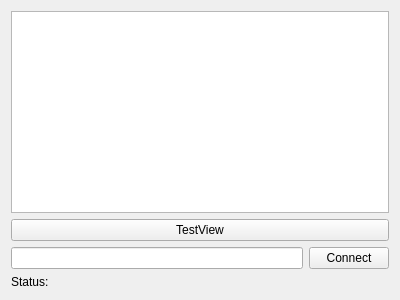
<?xml version="1.0" encoding="UTF-8"?>
<ui version="4.0">
 <class>Form</class>
 <widget class="QWidget" name="Form">
  <property name="geometry">
   <rect>
    <x>0</x>
    <y>0</y>
    <width>400</width>
    <height>300</height>
   </rect>
  </property>
  <property name="windowTitle">
   <string>Form</string>
  </property>
  <layout class="QVBoxLayout" name="verticalLayout">
   <item>
    <widget class="GLViewWidget" name="graphicsViewStreamingData">
     <property name="sizePolicy">
      <sizepolicy hsizetype="MinimumExpanding" vsizetype="MinimumExpanding">
       <horstretch>0</horstretch>
       <verstretch>0</verstretch>
      </sizepolicy>
     </property>
    </widget>
   </item>
   <item>
    <widget class="QPushButton" name="buttonTestView">
     <property name="text">
      <string>TestView</string>
     </property>
    </widget>
   </item>
   <item>
    <layout class="QHBoxLayout" name="horizontalLayoutConnect">
     <item>
      <widget class="QLineEdit" name="textBoxPublisherAddress"/>
     </item>
     <item>
      <widget class="QPushButton" name="buttonConnectPublisher">
       <property name="text">
        <string>Connect</string>
       </property>
       <property name="default">
        <bool>false</bool>
       </property>
      </widget>
     </item>
    </layout>
   </item>
   <item>
    <layout class="QHBoxLayout" name="horizontalLayoutStatus">
     <item>
      <widget class="QLabel" name="labelStatus">
       <property name="sizePolicy">
        <sizepolicy hsizetype="Fixed" vsizetype="Preferred">
         <horstretch>0</horstretch>
         <verstretch>0</verstretch>
        </sizepolicy>
       </property>
       <property name="text">
        <string>Status:</string>
       </property>
       <property name="wordWrap">
        <bool>true</bool>
       </property>
      </widget>
     </item>
     <item>
      <widget class="QLabel" name="labelStatusInfo">
       <property name="text">
        <string/>
       </property>
      </widget>
     </item>
    </layout>
   </item>
  </layout>
 </widget>
 <customwidgets>
  <customwidget>
   <class>GLViewWidget</class>
   <extends>QGraphicsView</extends>
   <header>pyqtgraph.opengl</header>
  </customwidget>
 </customwidgets>
 <tabstops>
  <tabstop>textBoxPublisherAddress</tabstop>
  <tabstop>buttonConnectPublisher</tabstop>
  <tabstop>graphicsViewStreamingData</tabstop>
 </tabstops>
 <resources/>
 <connections>
  <connection>
   <sender>textBoxPublisherAddress</sender>
   <signal>returnPressed()</signal>
   <receiver>buttonConnectPublisher</receiver>
   <slot>click()</slot>
   <hints>
    <hint type="sourcelabel">
     <x>281</x>
     <y>260</y>
    </hint>
    <hint type="destinationlabel">
     <x>326</x>
     <y>260</y>
    </hint>
   </hints>
  </connection>
 </connections>
</ui>
